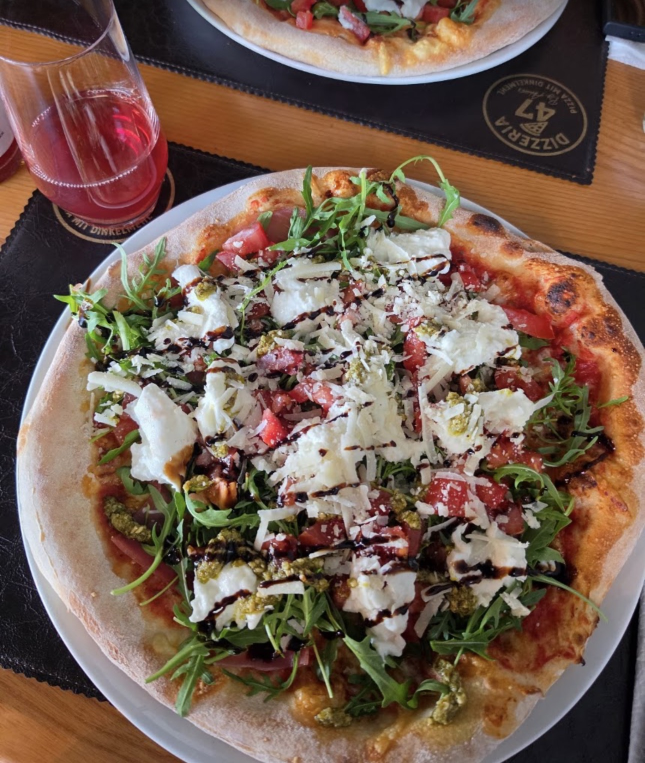
#> input picture dizzeria47/src_reel2/pizza_foto_original.jpg, 1290 x 1526 px (shown at 1/2 size); its folder holds only this picture in this run
$ python -i fx2.py   (imports and definitions only)
#> lines starting #> are read from the running program, lines starting #| are printed output that depends on the picture
### dizzeria47/src/lib.py
"""Grafik-Engine: Sprites, Text, Compositing, Footage, Post-FX."""
import math, os, functools
import numpy as np
import cv2
from PIL import Image, ImageDraw, ImageFont

cv2.setNumThreads(1)

W, H, FPS = 1080, 1920, 60
ROOT = os.path.dirname(os.path.abspath(__file__))
SCR = os.path.dirname(ROOT)
FONTS = os.path.join(SCR, 'fonts')
CLIPS = os.path.join(SCR, 'clips')

# Palette (0..1 RGB)
CREAM = (0.965, 0.937, 0.886)
TOMATO = (0.906, 0.243, 0.169)
GOLD = (0.945, 0.718, 0.353)
BASIL = (0.157, 0.580, 0.318)
INK = (0.075, 0.059, 0.047)
WHITE = (1.0, 1.0, 1.0)

FONT_FILES = {
    'anton': 'Anton-Regular.ttf',
    'serif': 'InstrumentSerif-Italic.ttf',
    'serifr': 'InstrumentSerif-Regular.ttf',
    'mono': 'DMMono-Medium.ttf',
    'monor': 'DMMono-Regular.ttf',
}


# ---------------------------------------------------------------- easing
def clamp01(x):
    return 0.0 if x < 0 else (1.0 if x > 1 else x)


def prog(t, a, b):
    return clamp01((t - a) / (b - a))


def eout3(x):
    x = clamp01(x); return 1 - (1 - x) ** 3


def ein3(x):
    x = clamp01(x); return x ** 3


def einout3(x):
    x = clamp01(x)
    return 4 * x ** 3 if x < 0.5 else 1 - (-2 * x + 2) ** 3 / 2


def eoutexpo(x):
    x = clamp01(x); return 1.0 if x >= 1 else 1 - 2 ** (-10 * x)


def eback(x, s=1.9):
    x = clamp01(x) - 1
    return x * x * ((s + 1) * x + s) + 1


def lerp(a, b, x):
    return a + (b - a) * x


# ---------------------------------------------------------------- fonts / text
@functools.lru_cache(maxsize=None)
def font(name, size):
    return ImageFont.truetype(os.path.join(FONTS, FONT_FILES[name]), int(size))


# [27 lines left out: functions _to_premul, colorize, add_shadow, not called in this run]


class Glyphs:
    """A line of text laid out with real kerning; gives per-glyph sprites + full sprite.

    Coordinates: line origin (x=0) at left of the advance box, y=0 at the font's
    ascent top. cap_top / baseline describe vertical metrics in that frame."""

    # [132 lines left out: functions __init__, _render, full, fit_size, _line_kernel, place and 1 more, not called in this run]


# ---------------------------------------------------------------- shapes (supersampled)
def ss_canvas(w, h, ss=4):
    im = Image.new('L', (w * ss, h * ss), 0)
    return im, ImageDraw.Draw(im), ss


def ss_alpha(im, w, h):
    return np.asarray(im.resize((w, h), Image.LANCZOS)).astype(np.float32) / 255.0


# [44 lines left out: functions star_points, star_sprite, dot_sprite, blob_sprite, rect_sprite, not called in this run]


# ---------------------------------------------------------------- footage
def _grade_luts():
    x = np.arange(256) / 255.0
    # filmic S-curve with lifted blacks
    s = x + 0.22 * (x - 0.5) * (1 - np.abs(2 * x - 1)) * 2 * 0.5
    s = np.clip(s, 0, 1)
    s = 0.025 + s * 0.965
    r = np.clip(s ** 0.96 * 1.035, 0, 1)
    g = np.clip(s ** 0.995, 0, 1)
    b = np.clip(s ** 1.05 * 0.93 + 0.012, 0, 1)
    return [np.round(v * 255).astype(np.uint8) for v in (r, g, b)]


_LUTS = _grade_luts()
CLIP_LEN = {}


# [67 lines left out: functions clip_len, _clip_raw, clip_frame, video_layer, _make_vignette, not called in this run]


@functools.lru_cache(maxsize=1)
def vignette():
    return _make_vignette()


# [53 lines left out: functions grain_bank, apply_grain, gradient_v, radial, chroma_shift, shift_frame, not called in this run]

### dizzeria47/src_cinematic/fx2.py
"""Reel #2 building blocks: footage access (iPhone + upscaled WA), pizza slicing, cutter, HUD, scribbles."""
import math, os, functools
import numpy as np
import cv2
from PIL import Image, ImageDraw
from lib import *

ASSETS = os.path.join(SCR, 'assets2')
OVEN = (1.0, 0.42, 0.14)      # oven orange
CHAR = (0.075, 0.066, 0.06)   # charcoal
CREAM2 = (1.0, 0.957, 0.886)
MOZZ = (0.98, 0.93, 0.80)


# ------------------------------------------------------------------ footage
def _lut(gain=1.0, gamma=1.0, warm=(1.0, 1.0, 1.0), lift=0.0, contrast=0.2):
    x = np.arange(256) / 255.0
    y = np.clip(x * gain, 0, 1) ** gamma
    y = y + contrast * (y - 0.5) * (1 - np.abs(2 * y - 1))
    y = lift + y * (1 - lift)
    return [np.round(np.clip(y * w, 0, 1) * 255).astype(np.uint8) for w in warm]


LUT_IPHONE = _lut(1.0, 0.98, (1.03, 1.0, 0.95), 0.02, 0.22)
LUT_WA = _lut(1.32, 0.9, (1.04, 1.0, 0.93), 0.015, 0.18)
#> further down, picture is the input picture: shape (1526, 1290, 3); mean B, G, R 82.4, 95.7, 118.8


# [21 lines left out: functions _grade, _raw, not called in this run]


@functools.lru_cache(maxsize=None)
def wa_available():
    return sorted(int(f[:4]) for f in os.listdir(os.path.join(CLIPS, 'wa_x4')))


# [17 lines left out: function frame, not called in this run]


def cover(img, out_w=W, out_h=H, zoom=1.0, cx=0.5, cy=0.5, rot=0.0, dx=0.0, dy=0.0, blur=0.0,
          bright=1.0, sharpen=0.25, border=cv2.BORDER_REFLECT):
    """Cover-fit an image into out_w x out_h with extra zoom about normalized (cx,cy)."""
#> called with out_w = 1080, out_h = 1920, zoom = 1, cx = 0.5, cy = 0.5, rot = 0, dx = 0, dy = 0
    h, w = img.shape[:2]
#> h = 1526; w = 1290
    base = max(out_w / w, out_h / h)
#> base = 1.26
    z = base * zoom
#> z = 1.26
    hw, hh = out_w / (2 * z), out_h / (2 * z)
#> hw = 429.2; hh = 763
    px = min(max(cx * w, hw), w - hw) if rot == 0 else cx * w
#> px = 645
    py = min(max(cy * h, hh), h - hh) if rot == 0 else cy * h
#> py = 763
    c, s = math.cos(math.radians(rot)), math.sin(math.radians(rot))
    A = np.array([[c * z, -s * z], [s * z, c * z]])
#> A = [[1.26, 0], [0, 1.26]]
    t = np.array([out_w / 2 + dx, out_h / 2 + dy]) - A @ np.array([px, py])
#> t = [-271.5, 0]
    M = np.hstack([A, t[:, None]])
#> M = [[1.26, 0, -271.5], [0, 1.26, 0]]
    if blur > 6:
        k = 4
        sm = cv2.warpAffine(img, M / k, (out_w // k, out_h // k), flags=cv2.INTER_AREA if z < 1 else cv2.INTER_LINEAR,
                            borderMode=cv2.BORDER_REFLECT)
        sm = cv2.GaussianBlur(sm, (0, 0), blur / k)
        out = cv2.resize(sm, (out_w, out_h), interpolation=cv2.INTER_CUBIC)
    else:
        interp = cv2.INTER_AREA if z < 0.7 else cv2.INTER_CUBIC
        out = cv2.warpAffine(img, M, (out_w, out_h), flags=interp, borderMode=border)
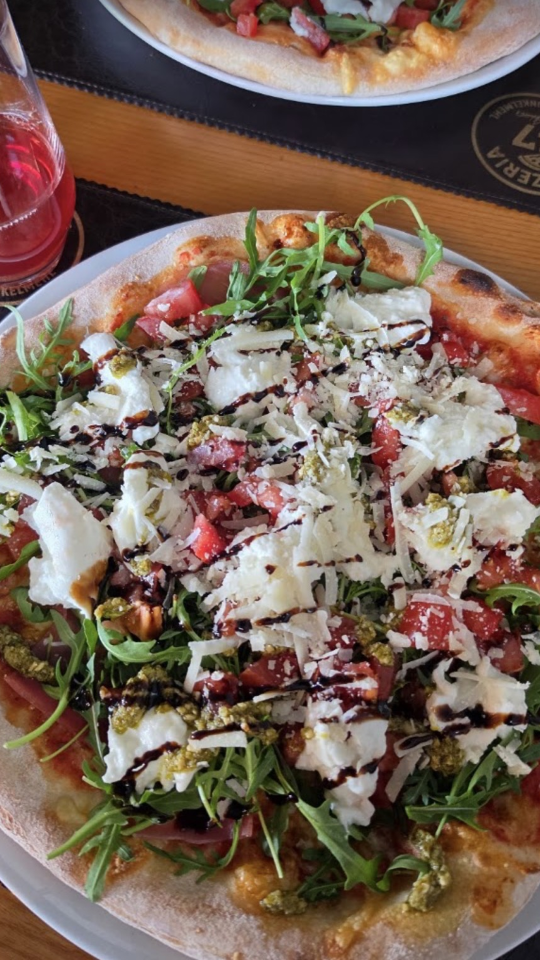
#> out: shape (1920, 1080, 3) (shown at 1/2 size); mean B, G, R 87.5, 101.3, 121.4
        if blur > 0.3:
            out = cv2.GaussianBlur(out, (0, 0), blur)
        elif sharpen > 0:
            bl = cv2.GaussianBlur(out, (0, 0), 1.2)
            out = cv2.addWeighted(out, 1 + sharpen, bl, -sharpen, 0)
    return out.astype(np.float32) * (bright / 255.0)


# [223 lines left out: functions vid, wedge_pts, poly_mask, transform_pts, piece_warp, explode_slices and 10 more, not called in this run]


def stroke_len(pts):
    return float(np.hypot(*np.diff(pts, axis=0).T).sum())


# ------------------------------------------------------------------ slice window (footage inside a pizza slice)
# [84 lines left out: functions _crust_noise, slice_window, slice_box, not called in this run]

>>> import cv2
>>> picture = cv2.imread('../src_reel2/pizza_foto_original.jpg')
>>> result = cover(picture)
